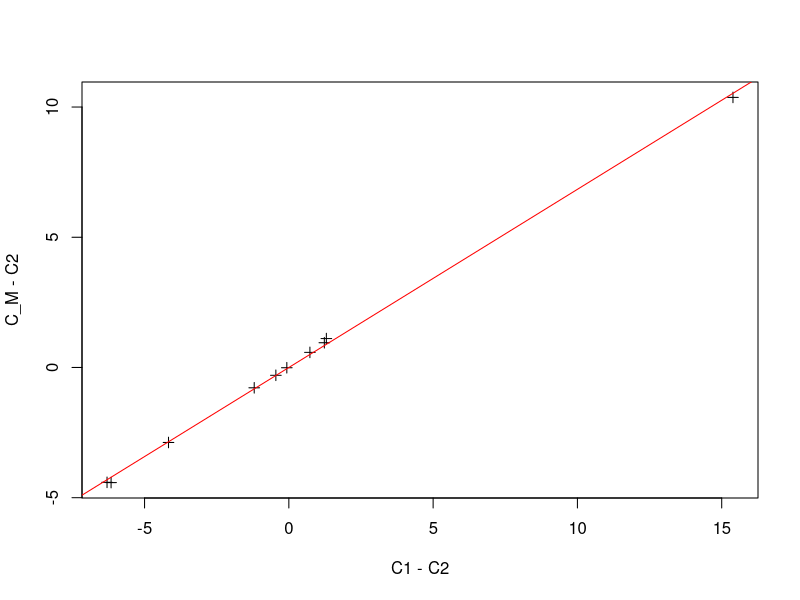

Write the R code that produced this figure.
################################################################################
# [redacted]
################################################################################

# 21.2

# C_M = f_1 * C_1 + (1 - f_1) * C2
# (C_M - C2) = f_1 * (C1 - C2)

data <- "
  wt,    C1,    CM,    C2
  SiO2,  64.60, 59.58, 49.21
  TiO2,  0.57,  0.72,  1.02
  Al2O3, 14.99, 14.80, 13.69
  FeO,   2.79,  4.08,  6.96
  Fe2O3, 1.27,  1.69,  2.47
  MnO,   0.08,  0.14,  0.15
  MgO,   2.37,  4.11,  8.53
  CaO,   3.44,  5.33,  9.74
  Na2O,  3.12,  2.84,  1.89
  K2O,   4.34,  4.19,  3.61
"

M <- read.csv(text=data, sep=",", header=TRUE)

mix1 <- M$C1 - M$C2
print(mix1)

mix2 <- M$CM - M$C2
print(mix2)

f1 <- mix2 / mix1
print(f1)


C_M = f1 * M$C1 + (1 - f1) * M$C2

# ##############################################################################
# Linear regression and plot
# ##############################################################################

lm_ <- lm(mix2 ~ mix1)
summary(lm_)

plot(mix1, mix2, ylab="C_M - C2", xlab="C1 - C2", pch=3)
abline(lm_, col="red")

# ##############################################################################
# granodiorite: 68,41	%
# ##############################################################################
